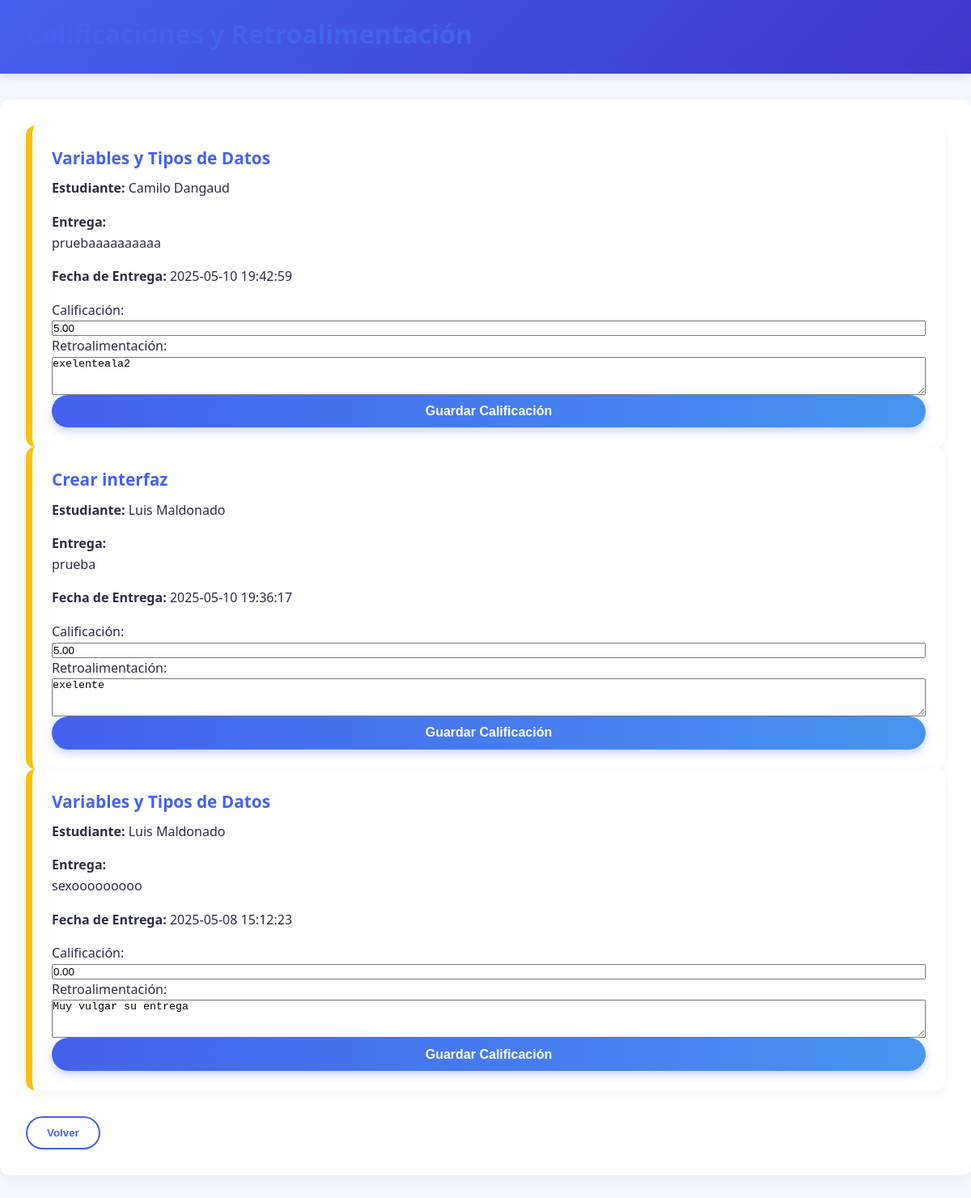
The page /View/Panel_docente/calificaciones.php (signed in) on the database its author committed.
### tables this page shows
CREATE TABLE `entregas_desafios` (
  `id_entrega` int(11) NOT NULL,
  `id_desafio` int(11) NOT NULL,
  `id_estudiante` int(11) NOT NULL,
  `contenido` text,
  `archivo` varchar(255) DEFAULT NULL,
  `fecha_entrega` timestamp NOT NULL DEFAULT CURRENT_TIMESTAMP,
  `calificacion` decimal(5,2) DEFAULT NULL,
  `retroalimentacion` text
);

CREATE TABLE `desafios` (
  `id_desafio` int(11) NOT NULL,
  `titulo` varchar(100) NOT NULL,
  `descripcion` text NOT NULL,
  `fecha_limite` date DEFAULT NULL,
  `id_curso` int(11) NOT NULL,
  `id_docente` int(11) NOT NULL,
  `fecha_creacion` timestamp NOT NULL DEFAULT CURRENT_TIMESTAMP
);

CREATE TABLE `usuarios` (
  `id_usuario` int(11) NOT NULL,
  `cedula` varchar(20) NOT NULL,
  `nombre_usuario` varchar(100) NOT NULL,
  `correo` varchar(100) NOT NULL,
  `clave` varchar(255) NOT NULL,
  `rol` enum('admin','estudiante','docente') NOT NULL,
  `estado` tinyint(1) DEFAULT '1'
);

### View/Panel_docente/calificaciones.php (the view, shortened to what this page needs)
<?php
$id_docente = $_SESSION['usuario_id'];
$conexion = new ConexionBD();
$conn = $conexion->conectar();
$sql = "
SELECT ed.id_entrega, u.nombre_usuario AS nombre_estudiante, d.titulo AS titulo_desafio,
ed.contenido, ed.fecha_entrega, ed.calificacion, ed.retroalimentacion, ed.archivo
FROM entregas_desafios ed
JOIN desafios d ON ed.id_desafio = d.id_desafio
JOIN usuarios u ON ed.id_estudiante = u.id_usuario
WHERE d.id_docente = ?
ORDER BY ed.fecha_entrega DESC
";
$stmt = mysqli_prepare($conn, $sql);
mysqli_stmt_bind_param($stmt, "i", $id_docente);
mysqli_stmt_execute($stmt);
$result = mysqli_stmt_get_result($stmt);
$entregas = [];
while ($row = mysqli_fetch_assoc($result)) {
    $entregas[] = $row;
}
?>
<!DOCTYPE html>
<html lang="es">
<head>
    <link rel="stylesheet" href="../CSS/aprendizaje.css">
</head>
<body>
<header>
    <h2>Calificaciones y Retroalimentación</h2>
</header>
<div class="container">
    <?php if (empty($entregas)): ?>
        <p>No hay entregas disponibles para calificar.</p>
    <?php else: ?>
        <?php foreach ($entregas as $entrega): ?>
            <form method="post" action="../../Controller/Docente/GuardarCalificacionController.php" class="language-box" style="border-left: 8px solid #ffc107;">
                <h3><?php echo htmlspecialchars($entrega['titulo_desafio']); ?></h3>
                <p><strong>Estudiante:</strong> <?php echo htmlspecialchars($entrega['nombre_estudiante']); ?></p>
                <p><strong>Entrega:</strong><br><?php echo nl2br(htmlspecialchars($entrega['contenido'])); ?></p>
                <p><strong>Fecha de Entrega:</strong> <?php echo $entrega['fecha_entrega']; ?></p>
                <label>Calificación:</label>
                <input type="number" name="calificacion" step="0.1" min="0" max="100"
                       value="<?php echo htmlspecialchars($entrega['calificacion'] ?? ''); ?>" required>
                <label>Retroalimentación:</label>
                <textarea name="retroalimentacion" rows="3" required><?php echo htmlspecialchars($entrega['retroalimentacion'] ?? ''); ?></textarea>
                <button type="submit" class="btn">Guardar Calificación</button>
            </form>
        <?php endforeach; ?>
    <?php endif; ?>
    <button class="btn-back" onclick="location.href='../../View/Panel_docente/docente.php'">
        <i class="fas fa-arrow-left"></i> Volver
    </button>
</div>
</body>
</html>

### View/CSS/aprendizaje.css (style rules this page uses)
:root { --primary: #4361ee; --secondary: #3f37c9; --accent: #4895ef; --light: #f8f9fa; --dark: #212529; --success: #4cc9f0; --text: #2b2d42; }
* { margin: 0; padding: 0; box-sizing: border-box; }
body { font-family: 'Poppins', 'Segoe UI', sans-serif; background-color: #f5f7ff; color: var(--text); line-height: 1.6; }
header { background: linear-gradient(135deg, var(--primary), var(--secondary)); color: white; padding: 1rem 2rem; display: flex; justify-content: space-between; align-items: center; box-shadow: 0 4px 12px rgba(0, 0, 0, 0.1); position: sticky; top: 0; z-index: 100; font-size: 1.2rem; }
.container { max-width: 1200px; margin: 2rem auto; padding: 2rem; background: white; border-radius: 12px; box-shadow: 0 5px 15px rgba(0, 0, 0, 0.05); }
h2 { font-size: 2rem; margin-bottom: 0.5rem; color: var(--primary); text-align: center; }
.language-box { background: white; border-radius: 12px; padding: 1.5rem; box-shadow: 0 5px 15px rgba(0, 0, 0, 0.05); transition: all 0.3s ease; text-align: left; border-left: 8px solid var(--accent); display: flex; flex-direction: column; }
.language-box h3 { font-size: 1.3rem; margin-bottom: 0.5rem; color: var(--primary); }
.language-box p { margin-bottom: 1rem; color: var(--text); }
.btn { display: inline-flex; align-items: center; justify-content: center; gap: 8px; background: linear-gradient(to right, var(--primary), var(--accent)); color: white; padding: 0.7rem 1.5rem; border-radius: 30px; text-decoration: none; font-weight: 600; transition: all 0.3s ease; box-shadow: 0 4px 12px rgba(67, 97, 238, 0.3); border: none; cursor: pointer; font-size: 1rem; }
.btn-back { background: transparent; border: 2px solid var(--primary); color: var(--primary); font-weight: bold; margin-top: 2rem; padding: 0.7rem 1.5rem; border-radius: 30px; transition: all 0.3s ease; display: inline-flex; align-items: center; }

### rows shown on the page
entregas_desafios: id_desafio.titulo "Variables y Tipos de Datos", id_estudiante.nombre_usuario "Camilo Dangaud", contenido "pruebaaaaaaaaaa", fecha_entrega "2025-05-10 19:42:59", calificacion "5.00", retroalimentacion "exelenteala2"
entregas_desafios: id_desafio.titulo "Crear interfaz", id_estudiante.nombre_usuario "Luis Maldonado", contenido "prueba", fecha_entrega "2025-05-10 19:36:17", calificacion "5.00", retroalimentacion "exelente"
entregas_desafios: id_desafio.titulo "Variables y Tipos de Datos", id_estudiante.nombre_usuario "Luis Maldonado", contenido "sexooooooooo", fecha_entrega "2025-05-08 15:12:23", calificacion "0.00", retroalimentacion "Muy vulgar su entrega"
